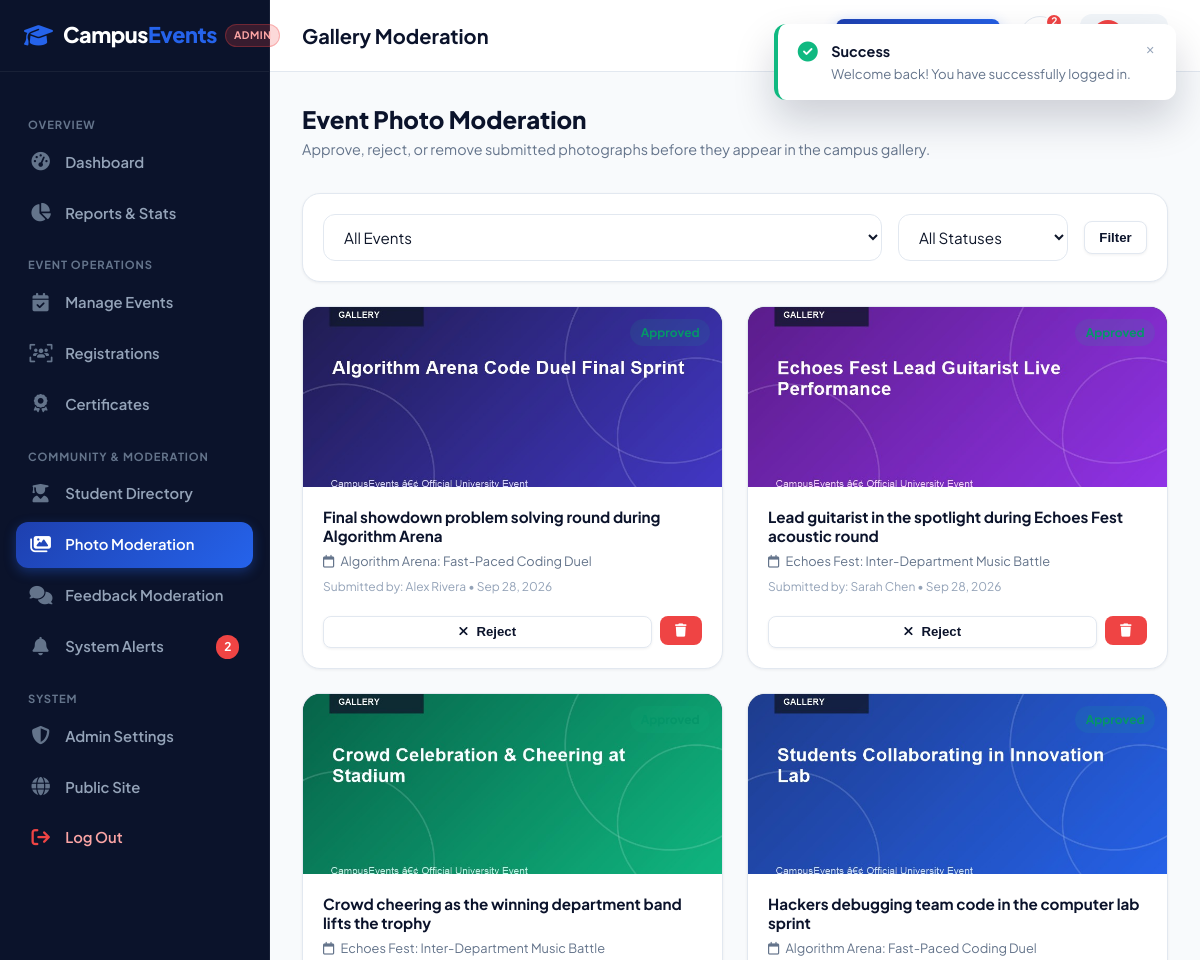
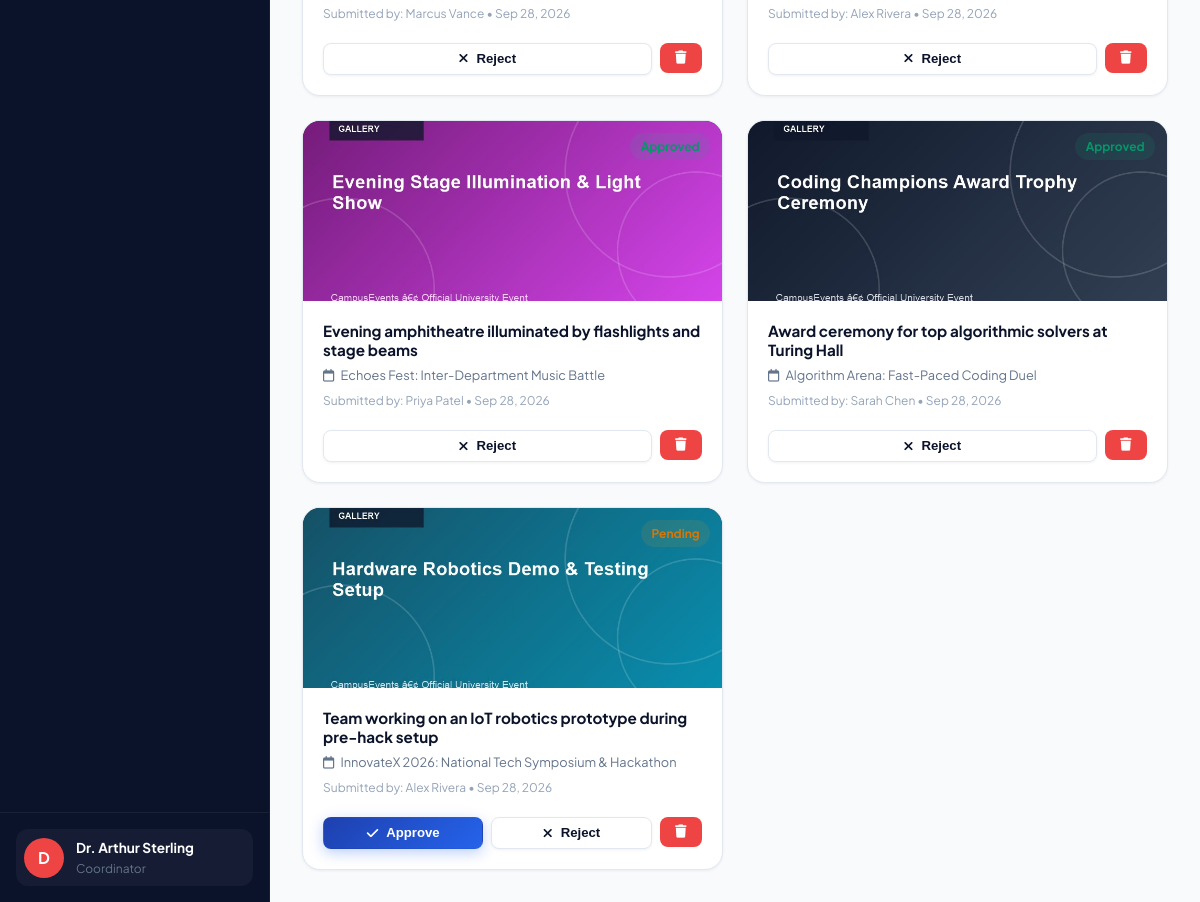
The page /admin/gallery.php (signed in) on the database its author committed (2 pictures, top to bottom).
### tables this page shows
CREATE TABLE IF NOT EXISTS `gallery` (
  `id` INT AUTO_INCREMENT PRIMARY KEY,
  `event_id` INT NOT NULL,
  `student_id` INT DEFAULT NULL,
  `image_url` VARCHAR(255) NOT NULL,
  `caption` VARCHAR(255) NOT NULL,
  `status` ENUM('pending', 'approved', 'rejected') NOT NULL DEFAULT 'approved',
  `created_at` TIMESTAMP DEFAULT CURRENT_TIMESTAMP,
  CONSTRAINT `fk_gallery_event` FOREIGN KEY (`event_id`) REFERENCES `events`(`id`) ON DELETE CASCADE,
  CONSTRAINT `fk_gallery_student` FOREIGN KEY (`student_id`) REFERENCES `students`(`id`) ON DELETE SET NULL
);

CREATE TABLE IF NOT EXISTS `events` (
  `id` INT AUTO_INCREMENT PRIMARY KEY,
  `title` VARCHAR(255) NOT NULL,
  `slug` VARCHAR(255) NOT NULL UNIQUE,
  `category` ENUM('Technical', 'Cultural', 'Sports', 'Arts', 'Workshop', 'Seminar', 'Competition', 'College Festival') NOT NULL,
  `description` TEXT NOT NULL,
  `rules` TEXT DEFAULT NULL,
  `eligibility` VARCHAR(255) DEFAULT 'Open to all registered university students',
  `event_date` DATE NOT NULL,
  `event_time` TIME NOT NULL,
  `venue` VARCHAR(200) NOT NULL,
  `organizer` VARCHAR(150) NOT NULL,
  `contact_info` VARCHAR(200) NOT NULL,
  `banner_image` VARCHAR(255) DEFAULT NULL,
  `max_participants` INT NOT NULL DEFAULT 100,
  `registration_deadline` DATETIME NOT NULL,
  `is_published` TINYINT(1) NOT NULL DEFAULT 1,
  `created_at` TIMESTAMP DEFAULT CURRENT_TIMESTAMP,
  INDEX `idx_event_date` (`event_date`),
  INDEX `idx_category` (`category`)
);

CREATE TABLE IF NOT EXISTS `students` (
  `id` INT AUTO_INCREMENT PRIMARY KEY,
  `user_id` INT NOT NULL UNIQUE,
  `student_id` VARCHAR(50) NOT NULL UNIQUE,
  `full_name` VARCHAR(150) NOT NULL,
  `phone` VARCHAR(25) NOT NULL,
  `department` VARCHAR(100) NOT NULL,
  `course` VARCHAR(100) NOT NULL,
  `semester` VARCHAR(20) NOT NULL,
  `avatar` VARCHAR(255) DEFAULT NULL,
  `created_at` TIMESTAMP DEFAULT CURRENT_TIMESTAMP,
  CONSTRAINT `fk_student_user` FOREIGN KEY (`user_id`) REFERENCES `users`(`id`) ON DELETE CASCADE
);

### includes/auth.php (called while the page is built, shortened)
<?php
function getBaseUrl(): string {
    $scriptName = $_SERVER['SCRIPT_NAME'] ?? '';
    return '/';
}
function getCurrentUser(): ?array {
    $pdo = getDBConnection();
    $userId = (int)$_SESSION['user_id'];
    $role = $_SESSION['user_role'] ?? 'student';
    if ($role === 'admin') {
        $stmt = $pdo->prepare("
            SELECT u.id as user_id, u.email, u.role, a.id as admin_id, a.full_name, a.department, a.phone
            FROM users u
            JOIN admins a ON a.user_id = u.id
            WHERE u.id = ?
        ");
    }
    $stmt->execute([$userId]);
    $user = $stmt->fetch();
    return $user ?: null;
}
function e(?string $string): string {
    return htmlspecialchars($string ?? '', ENT_QUOTES, 'UTF-8');
}
function getUnreadNotificationCount(int $userId): int {
    try {
        $pdo = getDBConnection();
        $stmt = $pdo->prepare("SELECT COUNT(*) FROM notifications WHERE user_id = ? AND is_read = 0");
        $stmt->execute([$userId]);
        return (int)$stmt->fetchColumn();
    } catch (Exception $e) {
        return 0;
    }
}

### admin/gallery.php (the view, shortened to what this page needs)
<?php
require_once __DIR__ . '/../includes/auth.php';
$pdo = getDBConnection();
$filterStatus = $_GET['status'] ?? 'all';
$sql = "
    SELECT g.*, s.full_name as student_name, s.student_id as student_reg_no, e.title as event_title
    FROM gallery g
    LEFT JOIN students s ON s.id = g.student_id
    JOIN events e ON e.id = g.event_id
    WHERE 1=1
";
$params = [];
$sql .= " ORDER BY g.created_at DESC";
$stmt = $pdo->prepare($sql);
$stmt->execute($params);
$photos = $stmt->fetchAll();
$pageTitle = 'Gallery Moderation';
require_once __DIR__ . '/../includes/header.php';
require_once __DIR__ . '/../includes/admin-sidebar.php';
?>
<div style="display: flex; justify-content: space-between; align-items: center; margin-bottom: 2rem; flex-wrap: wrap; gap: 1rem;">
  <div>
    <h2 style="font-size: 1.5rem; font-weight: 800; color: var(--primary-dark); margin-bottom: 0.25rem;">Event Photo Moderation</h2>
    <p style="color: var(--muted); font-size: 0.9rem;">Approve, reject, or remove submitted photographs before they appear in the campus gallery.</p>
  </div>
</div>
<div class="dash-card" style="margin-bottom: 1.5rem;">
  <div class="dash-card-body" style="padding: 1.25rem;">
    <form action="<?= $baseUrl ?>admin/gallery.php" method="GET" style="display: flex; gap: 1rem; align-items: center; flex-wrap: wrap;">
      <div style="flex: 1; min-width: 250px;">
        <select name="event_id" class="form-control" onchange="this.form.submit()">
          <option value="0">All Events</option>
        </select>
      </div>
      <div style="width: 170px;">
        <select name="status" class="form-control" onchange="this.form.submit()">
          <option value="all" <?= $filterStatus === 'all' ? 'selected' : '' ?>>All Statuses</option>
        </select>
      </div>
      <button type="submit" class="btn btn-secondary btn-sm">Filter</button>
    </form>
  </div>
</div>
<?php if (!empty($photos)): ?>
  <div style="display: grid; grid-template-columns: repeat(auto-fill, minmax(280px, 1fr)); gap: 1.5rem;">
    <?php foreach ($photos as $p): ?>
      <div class="dash-card" style="margin-bottom: 0;">
        <div style="height: 180px; background: var(--primary-navy); position: relative; overflow: hidden;">
          <img src="<?= $baseUrl . e($p['image_url']) ?>" alt="<?= e($p['caption']) ?>" style="width: 100%; height: 100%; object-fit: cover;">
          <span class="status-pill status-<?= e($p['status']) ?>" style="position: absolute; top: 0.75rem; right: 0.75rem;">
            <?= ucfirst(e($p['status'])) ?>
          </span>
        </div>
        <div style="padding: 1.25rem;">
          <h4 style="font-size: 0.95rem; font-weight: 700; color: var(--primary-dark); margin-bottom: 0.35rem;"><?= e($p['caption']) ?></h4>
          <div style="font-size: 0.8rem; color: var(--muted); margin-bottom: 0.35rem;">
            <i class="fa-regular fa-calendar" style="margin-right: 0.25rem;"></i> <?= e($p['event_title']) ?>
          </div>
          <div style="font-size: 0.75rem; color: var(--muted-light); margin-bottom: 1.25rem;">
            Submitted by: <?= e($p['student_name'] ?? 'Staff/Official') ?> &bull; <?= date('M j, Y', strtotime($p['created_at'])) ?>
          </div>
          <div style="display: flex; gap: 0.5rem;">
            <?php if ($p['status'] !== 'approved'): ?>
              <form action="" method="POST" style="flex: 1;">
                <button type="submit" class="btn btn-primary btn-sm" style="width: 100%;">
                  <i class="fa-solid fa-check"></i> Approve
                </button>
              </form>
            <?php endif; ?>
            <?php if ($p['status'] !== 'rejected'): ?>
              <form action="" method="POST" style="flex: 1;">
                <button type="submit" class="btn btn-secondary btn-sm" style="width: 100%;">
                  <i class="fa-solid fa-xmark"></i> Reject
                </button>
              </form>
            <?php endif; ?>
            <form action="" method="POST" onsubmit="return confirm('Delete this photograph?');">
              <button type="submit" class="btn btn-danger btn-sm" title="Delete">
                <i class="fa-solid fa-trash"></i>
              </button>
            </form>
          </div>
        </div>
      </div>
    <?php endforeach; ?>
  </div>
<?php endif; ?>
    </div>
  </div>
</div>
</body>
</html>

### includes/admin-sidebar.php (shortened to what this page needs)
<?php
require_once __DIR__ . '/auth.php';
$baseUrl = getBaseUrl();
$currentFile = basename($_SERVER['PHP_SELF']);
$admin = getCurrentUser();
$unreadCount = getUnreadNotificationCount($admin['user_id']);
?>
<div class="dashboard-layout">
  <aside class="dashboard-sidebar">
    <div class="sidebar-header">
      <a href="<?= $baseUrl ?>index.php" class="brand-logo">
        <i class="fa-solid fa-graduation-cap"></i>
        <span>Campus<span class="accent">Events</span></span>
      </a>
      <span class="sidebar-role-badge admin">Admin</span>
    </div>
    <div class="sidebar-body">
      <div class="sidebar-group-label">Overview</div>
      <ul class="sidebar-nav">
        <li>
          <a href="<?= $baseUrl ?>admin/dashboard.php" class="<?= $currentFile === 'dashboard.php' ? 'active' : '' ?>">
            <i class="fa-solid fa-gauge-high"></i>
            <span>Dashboard</span>
          </a>
        </li>
        <li>
          <a href="<?= $baseUrl ?>admin/reports.php" class="<?= $currentFile === 'reports.php' ? 'active' : '' ?>">
            <i class="fa-solid fa-chart-pie"></i>
            <span>Reports & Stats</span>
          </a>
        </li>
      </ul>
      <div class="sidebar-group-label">Event Operations</div>
      <ul class="sidebar-nav">
        <li>
          <a href="<?= $baseUrl ?>admin/events.php" class="<?= $currentFile === 'events.php' ? 'active' : '' ?>">
            <i class="fa-solid fa-calendar-check"></i>
            <span>Manage Events</span>
          </a>
        </li>
        <li>
          <a href="<?= $baseUrl ?>admin/registrations.php" class="<?= $currentFile === 'registrations.php' ? 'active' : '' ?>">
            <i class="fa-solid fa-users-viewfinder"></i>
            <span>Registrations</span>
          </a>
        </li>
        <li>
          <a href="<?= $baseUrl ?>admin/certificates.php" class="<?= $currentFile === 'certificates.php' ? 'active' : '' ?>">
            <i class="fa-solid fa-award"></i>
            <span>Certificates</span>
          </a>
        </li>
      </ul>
      <div class="sidebar-group-label">Community & Moderation</div>
      <ul class="sidebar-nav">
        <li>
          <a href="<?= $baseUrl ?>admin/students.php" class="<?= $currentFile === 'students.php' ? 'active' : '' ?>">
            <i class="fa-solid fa-user-graduate"></i>
            <span>Student Directory</span>
          </a>
        </li>
        <li>
          <a href="<?= $baseUrl ?>admin/gallery.php" class="<?= $currentFile === 'gallery.php' ? 'active' : '' ?>">
            <i class="fa-solid fa-images"></i>
            <span>Photo Moderation</span>
          </a>
        </li>
        <li>
          <a href="<?= $baseUrl ?>admin/feedback.php" class="<?= $currentFile === 'feedback.php' ? 'active' : '' ?>">
            <i class="fa-solid fa-comments"></i>
            <span>Feedback Moderation</span>
          </a>
        </li>
        <li>
          <a href="<?= $baseUrl ?>admin/notifications.php" class="<?= $currentFile === 'notifications.php' ? 'active' : '' ?>">
            <i class="fa-solid fa-bell"></i>
            <span>System Alerts</span>
            <?php if ($unreadCount > 0): ?>
              <span class="sidebar-nav-badge"><?= $unreadCount ?></span>
            <?php endif; ?>
          </a>
        </li>
      </ul>
      <div class="sidebar-group-label">System</div>
      <ul class="sidebar-nav">
        <li>
          <a href="<?= $baseUrl ?>admin/profile.php" class="<?= $currentFile === 'profile.php' ? 'active' : '' ?>">
            <i class="fa-solid fa-shield-halved"></i>
            <span>Admin Settings</span>
          </a>
        </li>
        <li>
          <a href="<?= $baseUrl ?>index.php">
            <i class="fa-solid fa-globe"></i>
            <span>Public Site</span>
          </a>
        </li>
        <li>
          <a href="<?= $baseUrl ?>auth/logout.php" style="color: #fca5a5;">
            <i class="fa-solid fa-arrow-right-from-bracket" style="color: #ef4444;"></i>
            <span>Log Out</span>
          </a>
        </li>
      </ul>
    </div>
    <div class="sidebar-footer">
      <div class="sidebar-user-card">
        <div class="sidebar-avatar" style="background: #ef4444;">
          <?= strtoupper(substr($admin['full_name'] ?? 'A', 0, 1)) ?>
        </div>
        <div class="sidebar-user-info">
          <div class="sidebar-user-name"><?= e($admin['full_name']) ?></div>
          <div class="sidebar-user-role">Coordinator</div>
        </div>
      </div>
    </div>
  </aside>
  <div class="dashboard-main">
    <header class="dashboard-topbar">
      <div class="topbar-left">
        <h1 class="topbar-title"><?= e($pageTitle ?? 'Admin Dashboard') ?></h1>
      </div>
      <div class="topbar-right">
        <a href="<?= $baseUrl ?>admin/events.php?action=create" class="btn btn-primary btn-sm">
        </a>
        <div class="topbar-action-item">
          <a href="<?= $baseUrl ?>admin/notifications.php" class="topbar-icon-btn" title="Alerts">
            <?php if ($unreadCount > 0): ?>
              <span class="topbar-badge"><?= $unreadCount ?></span>
            <?php endif; ?>
          </a>
        </div>
        <a href="<?= $baseUrl ?>admin/profile.php" class="sidebar-user-card" style="background: var(--surface-alt); text-decoration: none; padding: 0.35rem 0.75rem;">
          <div class="sidebar-avatar" style="width: 32px; height: 32px; font-size: 0.8rem; background: #ef4444;">
          </div>
          <span style="font-size: 0.85rem; font-weight: 700; color: var(--primary-dark);">
          </span>
        </a>
      </div>
    </header>
    <div class="dashboard-content">

### assets/css/style.css (style rules this page uses)
:root { --primary: #1e40af; --primary-dark: #0b132b; --primary-navy: #1c2541; --primary-light: #3b82f6; --accent: #2563eb; --accent-glow: rgba(59, 130, 246, 0.25); --bg: #f8fafc; --surface: #ffffff; --surface-alt: #f1f5f9; --glass-bg: rgba(255, 255, 255, 0.85); --glass-border: rgba(255, 255, 255, 0.3); --text: #0f172a; --text-light: #f8fafc; --muted: #64748b; --muted-light: #94a3b8; --border: #e2e8f0; --border-light: #f1f5f9; --success: #10b981; --warning: #f59e0b; --danger: #ef4444; --info: #0ea5e9; --radius-sm: 8px; --radius-md: 12px; --radius-lg: 18px; --radius-xl: 24px; --radius-full: 9999px; --shadow-sm: 0 1px 3px rgba(15, 23, 42, 0.06); --shadow-md: 0 4px 14px rgba(15, 23, 42, 0.08); --shadow-lg: 0 10px 30px rgba(15, 23, 42, 0.12); --shadow-xl: 0 20px 40px rgba(11, 19, 43, 0.18); --font-main: 'Plus Jakarta Sans', -apple-system, BlinkMacSystemFont, 'Segoe UI', Roboto, sans-serif; --transition: all 0.25s cubic-bezier(0.16, 1, 0.3, 1); }
*, *::before, *::after { box-sizing: border-box; margin: 0; padding: 0; }
html { scroll-behavior: smooth; font-size: 16px; }
body { font-family: var(--font-main); background-color: var(--bg); color: var(--text); line-height: 1.6; -webkit-font-smoothing: antialiased; min-height: 100vh; display: flex; flex-direction: column; }
img { max-width: 100%; height: auto; display: block; }
a { color: var(--accent); text-decoration: none; transition: var(--transition); }
h1, h2, h3, h4, h5, h6 { color: var(--primary-dark); font-weight: 700; line-height: 1.25; }
.btn { display: inline-flex; align-items: center; justify-content: center; gap: 0.5rem; font-weight: 600; font-size: 0.95rem; padding: 0.75rem 1.6rem; border-radius: var(--radius-md); border: 1px solid transparent; cursor: pointer; transition: var(--transition); text-decoration: none; line-height: 1.2; }
.btn-primary { background: linear-gradient(135deg, var(--primary) 0%, var(--accent) 100%); color: #ffffff; box-shadow: 0 4px 14px rgba(37, 99, 235, 0.3); }
.btn-secondary { background: var(--surface); color: var(--primary-dark); border-color: var(--border); box-shadow: var(--shadow-sm); }
.btn-danger { background: var(--danger); color: #ffffff; }
.btn-sm { padding: 0.45rem 0.9rem; font-size: 0.825rem; border-radius: var(--radius-sm); }
.brand-logo { display: flex; align-items: center; gap: 0.65rem; font-size: 1.35rem; font-weight: 800; color: var(--primary-dark); letter-spacing: -0.02em; }
.brand-logo i { font-size: 1.45rem; color: var(--accent); }
.brand-logo span.accent { color: var(--accent); }
.form-control { width: 100%; padding: 0.75rem 1rem; border: 1px solid var(--border); border-radius: var(--radius-md); font-size: 0.95rem; font-family: inherit; color: var(--text); background: var(--surface); transition: var(--transition); }

### rows shown on the page
gallery: image_url (picture), status "Approved", caption "Final showdown problem solving round during Algorithm Arena", event.title "Algorithm Arena: Fast-Paced Coding Duel", student.full_name "Alex Rivera", created_at "Sep 28, 2026"
gallery: image_url (picture), caption "Lead guitarist in the spotlight during Echoes Fest acoustic round", event.title "Echoes Fest: Inter-Department Music Battle", student.full_name "Sarah Chen", created_at "Sep 28, 2026"
gallery: image_url (picture), caption "Crowd cheering as the winning department band lifts the trophy", event.title "Echoes Fest: Inter-Department Music Battle", student.full_name "Marcus Vance", created_at "Sep 28, 2026"
gallery: image_url (picture), caption "Hackers debugging team code in the computer lab sprint", event.title "Algorithm Arena: Fast-Paced Coding Duel", student.full_name "Alex Rivera", created_at "Sep 28, 2026"
gallery: image_url (picture), caption "Evening amphitheatre illuminated by flashlights and stage beams", event.title "Echoes Fest: Inter-Department Music Battle", student.full_name "Priya Patel", created_at "Sep 28, 2026"
gallery: image_url (picture), status "Approved", caption "Award ceremony for top algorithmic solvers at Turing Hall", event.title "Algorithm Arena: Fast-Paced Coding Duel", student.full_name "Sarah Chen", created_at "Sep 28, 2026"
gallery: image_url (picture), status "Pending", caption "Team working on an IoT robotics prototype during pre-hack setup", event.title "InnovateX 2026: National Tech Symposium & Hackathon", student.full_name "Alex Rivera", created_at "Sep 28, 2026"

### other values the page prints
$unreadCount "2"
substr($admin['full_name'] ?? 'A', 0, 1) "D"
$admin['full_name'] "Dr. Arthur Sterling"
$pageTitle "Gallery Moderation"
